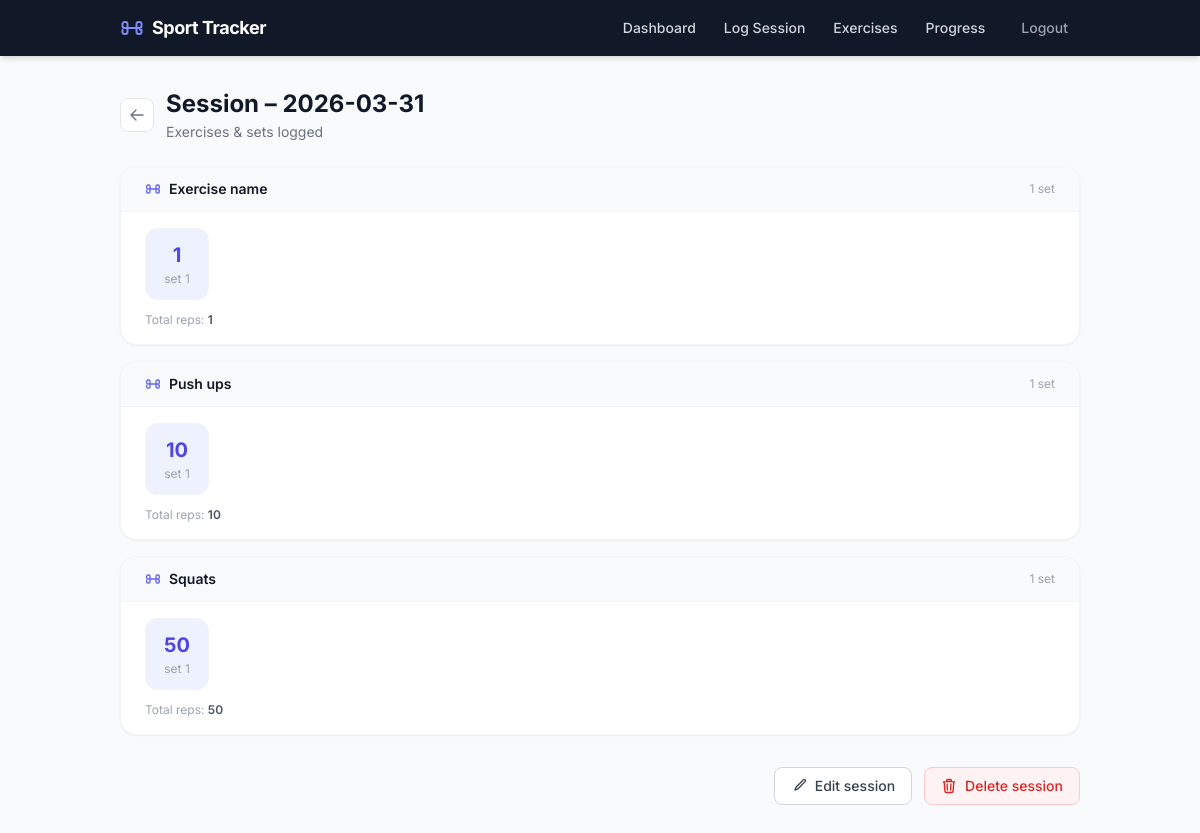
Screenshot of /sessions/3 (signed in) with the database file from the repository.
### tables this page shows
CREATE TABLE exercise_sets (
  id INTEGER PRIMARY KEY AUTOINCREMENT,
  session_exercise_id INTEGER NOT NULL,
  set_number INTEGER NOT NULL,
  reps INTEGER NOT NULL CHECK (reps >= 0),
  FOREIGN KEY (session_exercise_id) REFERENCES session_exercises(id) ON DELETE CASCADE
);

CREATE TABLE exercises (
  id INTEGER PRIMARY KEY AUTOINCREMENT,
  user_id INTEGER NOT NULL,
  name TEXT NOT NULL,
  default_sets INTEGER,
  default_reps INTEGER,
  created_at TEXT NOT NULL DEFAULT CURRENT_TIMESTAMP,
  UNIQUE(user_id, name),
  FOREIGN KEY (user_id) REFERENCES users(id) ON DELETE CASCADE
);

### app/routes.py (the view)
@bp.route("/sessions/<int:session_id>")
@login_required
def session_detail(session_id):
    sess = get_session_for_user(session_id, g.user["id"])
    if sess is None:
        abort(404)
    rows = get_session_detail(session_id)
    exercises = []
    for row in rows:
        if not exercises or exercises[-1]["name"] != row["exercise_name"]:
            exercises.append({"name": row["exercise_name"], "sets": []})
        exercises[-1]["sets"].append(row["reps"])
    return render_template("session_detail.html", session=sess, exercises=exercises)

### app/auth/__init__.py (called while the page is built)
def generate_csrf_token() -> str:
    token = session.get("csrf_token")
    if token is None:
        token = secrets.token_urlsafe(32)
        session["csrf_token"] = token
    return token

def login_required(view):
    @wraps(view)
    def wrapped_view(*args, **kwargs):
        if g.user is None:
            return redirect(url_for("auth.login"))
        return view(*args, **kwargs)
    return wrapped_view

@bp.before_app_request
def load_logged_in_user():
    from app.db import get_db  # local import to avoid circular deps at module load
    user_id = session.get("user_id")
    if user_id is None:
        g.user = None
        return
    g.user = get_db().execute(
        "SELECT * FROM users WHERE id = ?", (user_id,)
    ).fetchone()

@bp.before_app_request
def validate_csrf_token():
    if request.method in {"POST", "PUT", "PATCH", "DELETE"}:
        session_token = session.get("csrf_token")
        form_token = request.form.get("csrf_token")
        if session_token is None or form_token is None:
            abort(400)
        if not secrets.compare_digest(session_token, form_token):
            abort(400)

@bp.app_context_processor
def inject_csrf_token():
    return {"csrf_token": generate_csrf_token()}

### app/db.py (called while the page is built)
def get_db():
    if "db" not in g:
        database_path = Path(current_app.config["DATABASE"])
        database_path.parent.mkdir(parents=True, exist_ok=True)
        conn = sqlite3.connect(database_path)
        conn.row_factory = sqlite3.Row
        conn.execute("PRAGMA foreign_keys = ON;")
        g.db = conn
    return g.db

### app/tracker/sessions/queries.py (called while the page is built)
def get_session_for_user(session_id: int, user_id: int):
    return get_db().execute(
        "SELECT id, session_date FROM sessions WHERE id = ? AND user_id = ?",
        (session_id, user_id),
    ).fetchone()

def get_session_detail(session_id: int) -> list:
    return get_db().execute(
        """
        SELECT e.name AS exercise_name,
               se.position,
               es.set_number,
               es.reps
        FROM session_exercises se
        JOIN exercises e ON e.id = se.exercise_id
        JOIN exercise_sets es ON es.session_exercise_id = se.id
        WHERE se.session_id = ?
        ORDER BY se.position ASC, es.set_number ASC
        """,
        (session_id,),
    ).fetchall()

### app/templates/session_detail.html (shortened to what this page needs)
{% extends 'base.html' %}
{% block content %}
<div class="mb-6 flex items-center gap-3">
  <a href="{{ url_for('routes.dashboard') }}"
     class="inline-flex items-center justify-center rounded-lg border border-gray-200 bg-white p-2 text-gray-500 hover:bg-gray-50 transition">
    <svg class="w-4 h-4" fill="none" viewBox="0 0 24 24" stroke="currentColor" stroke-width="2">
      <path stroke-linecap="round" stroke-linejoin="round" d="M10.5 19.5L3 12m0 0l7.5-7.5M3 12h18"/>
    </svg>
  </a>
  <div>
    <h1 class="text-2xl font-bold text-gray-900">Session – {{ session['session_date'] }}</h1>
    <p class="text-sm text-gray-500 mt-0.5">Exercises &amp; sets logged</p>
  </div>
</div>
{% if exercises %}
  <div class="space-y-4">
    {% for ex in exercises %}
      <div class="rounded-2xl bg-white border border-gray-100 shadow-sm overflow-hidden">
        <div class="px-6 py-3 border-b border-gray-100 bg-gray-50 flex items-center gap-2">
          <span class="text-sm font-semibold text-gray-900">{{ ex['name'] }}</span>
          <span class="ml-auto text-xs text-gray-400">{{ ex['sets']|length }} set{{ 's' if ex['sets']|length != 1 }}</span>
        </div>
        <div class="px-6 py-4">
          <div class="flex flex-wrap gap-2">
            {% for reps in ex['sets'] %}
              <div class="flex flex-col items-center justify-center rounded-xl border border-gray-100 bg-indigo-50 px-4 py-3 min-w-[4rem]">
                <span class="text-xl font-bold text-indigo-600">{{ reps }}</span>
                <span class="text-xs text-gray-400 mt-0.5">set {{ loop.index }}</span>
              </div>
            {% endfor %}
          </div>
          <p class="mt-3 text-xs text-gray-400">
            Total reps: <span class="font-semibold text-gray-600">{{ ex['sets']|sum }}</span>
          </p>
        </div>
      </div>
    {% endfor %}
  </div>
{% endif %}
<div class="mt-8 flex items-center justify-end gap-3">
  <a href="{{ url_for('routes.edit_session_view', session_id=session['id']) }}"
     class="inline-flex items-center gap-2 rounded-lg border border-gray-300 bg-white px-4 py-2 text-sm font-medium text-gray-700 hover:bg-gray-50 transition active:scale-95">
    <svg class="w-4 h-4" fill="none" viewBox="0 0 24 24" stroke="currentColor" stroke-width="2">
      <path stroke-linecap="round" stroke-linejoin="round" d="M16.862 4.487l1.687-1.688a1.875 1.875 0 112.652 2.652L10.582 16.07a4.5 4.5 0 01-1.897 1.13L6 18l.8-2.685a4.5 4.5 0 011.13-1.897l8.932-8.931z"/>
    </svg>
    Edit session
  </a>
  <form method="post" action="{{ url_for('routes.delete_session_view', session_id=session['id']) }}"
        onsubmit="return confirm('Delete this session? This cannot be undone.')">
    <button type="submit"
            class="inline-flex items-center gap-2 rounded-lg border border-red-200 bg-red-50 px-4 py-2 text-sm font-medium text-red-600 hover:bg-red-100 transition active:scale-95 cursor-pointer">
      Delete session
    </button>
  </form>
</div>
{% endblock %}

### rows the page displays
exercise_sets: name "Exercise name", sets|length "1", reps "1", sets|sum "1"
exercise_sets: name "Push ups", sets|length "1", reps "10", sets|sum "10"
exercise_sets: name "Squats", sets|length "1", reps "50", sets|sum "50"

### other values shown
{{ session['session_date'] }} "2026-03-31"
